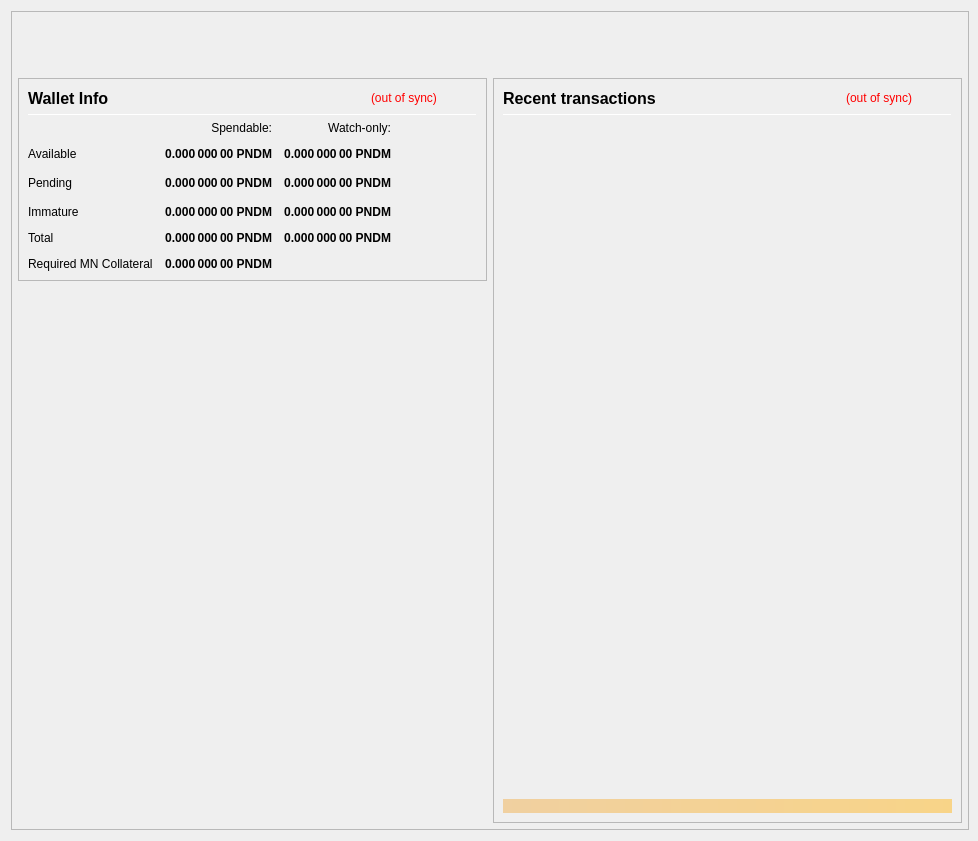
<?xml version="1.0" encoding="UTF-8"?>
<ui version="4.0">
 <class>OverviewPage</class>
 <widget class="QWidget" name="OverviewPage">
  <property name="geometry">
   <rect>
    <x>0</x>
    <y>0</y>
    <width>978</width>
    <height>841</height>
   </rect>
  </property>
  <property name="minimumSize">
   <size>
    <width>960</width>
    <height>682</height>
   </size>
  </property>
  <property name="font">
   <font>
    <weight>50</weight>
    <bold>false</bold>
   </font>
  </property>
  <property name="windowTitle">
   <string>Form</string>
  </property>
  <layout class="QVBoxLayout" name="topLayout" stretch="0">
   <property name="rightMargin">
    <number>9</number>
   </property>
   <item>
    <widget class="QFrame" name="frame_BG">
     <property name="minimumSize">
      <size>
       <width>850</width>
       <height>610</height>
      </size>
     </property>
     <property name="maximumSize">
      <size>
       <width>16777215</width>
       <height>16777215</height>
      </size>
     </property>
     <property name="frameShape">
      <enum>QFrame::StyledPanel</enum>
     </property>
     <property name="frameShadow">
      <enum>QFrame::Raised</enum>
     </property>
     <layout class="QVBoxLayout" name="verticalLayout_3" stretch="0">
      <property name="leftMargin">
       <number>0</number>
      </property>
      <property name="topMargin">
       <number>0</number>
      </property>
      <property name="rightMargin">
       <number>0</number>
      </property>
      <property name="bottomMargin">
       <number>6</number>
      </property>
      <item>
       <layout class="QVBoxLayout" name="verticalLayout_Master" stretch="0,1">
        <property name="leftMargin">
         <number>0</number>
        </property>
        <property name="topMargin">
         <number>0</number>
        </property>
        <property name="rightMargin">
         <number>0</number>
        </property>
        <property name="bottomMargin">
         <number>0</number>
        </property>
        <item>
         <widget class="QFrame" name="frame_Header">
          <layout class="QVBoxLayout" name="verticalLayout_Header" stretch="0">
           <property name="leftMargin">
            <number>0</number>
           </property>
           <property name="topMargin">
            <number>0</number>
           </property>
           <property name="rightMargin">
            <number>0</number>
           </property>
           <property name="bottomMargin">
            <number>0</number>
           </property>
           <item>
            <layout class="QHBoxLayout" name="horizontalLayout_Header" stretch="1,0">
             <property name="spacing">
              <number>6</number>
             </property>
             <item>
              <widget class="QLabel" name="labelOverviewHeaderRight">
               <property name="minimumSize">
                <size>
                 <width>464</width>
                 <height>60</height>
                </size>
               </property>
               <property name="maximumSize">
                <size>
                 <width>16777215</width>
                 <height>60</height>
                </size>
               </property>
               <property name="font">
                <font>
                 <pointsize>14</pointsize>
                </font>
               </property>
               <property name="text">
                <string/>
               </property>
               <property name="alignment">
                <set>Qt::AlignRight|Qt::AlignTrailing|Qt::AlignVCenter</set>
               </property>
              </widget>
             </item>
            </layout>
           </item>
          </layout>
         </widget>
        </item>
        <item>
         <widget class="QFrame" name="frame_Content">
          <layout class="QVBoxLayout" name="verticalLayout_Content">
           <property name="leftMargin">
            <number>6</number>
           </property>
           <property name="topMargin">
            <number>0</number>
           </property>
           <property name="rightMargin">
            <number>6</number>
           </property>
           <property name="bottomMargin">
            <number>0</number>
           </property>
           <item>
            <layout class="QHBoxLayout" name="horizontalLayout_Content" stretch="1,1">
             <property name="spacing">
              <number>6</number>
             </property>
             <item>
              <layout class="QVBoxLayout" name="verticalLayout_left" stretch="0,0">
               <item>
                <widget class="QFrame" name="frameBalances">
                 <property name="frameShape">
                  <enum>QFrame::StyledPanel</enum>
                 </property>
                 <property name="frameShadow">
                  <enum>QFrame::Raised</enum>
                 </property>
                 <layout class="QVBoxLayout" name="verticalLayout_4">
                  <item>
                   <layout class="QHBoxLayout" name="hlBalancesHeader" stretch="2,0,0">
                    <property name="spacing">
                     <number>6</number>
                    </property>
                    <item>
                     <widget class="QLabel" name="labelBalances">
                      <property name="minimumSize">
                       <size>
                        <width>0</width>
                        <height>0</height>
                       </size>
                      </property>
                      <property name="font">
                       <font>
                        <pointsize>12</pointsize>
                        <weight>75</weight>
                        <bold>true</bold>
                       </font>
                      </property>
                      <property name="text">
                       <string>Wallet Info</string>
                      </property>
                     </widget>
                    </item>
                    <item>
                     <widget class="QLabel" name="labelWalletStatus">
                      <property name="cursor">
                       <cursorShape>WhatsThisCursor</cursorShape>
                      </property>
                      <property name="toolTip">
                       <string>The displayed information may be out of date. Your wallet automatically synchronizes with the Pandemia network after a connection is established, but this process has not completed yet.</string>
                      </property>
                      <property name="styleSheet">
                       <string notr="true">QLabel { color: red; }</string>
                      </property>
                      <property name="text">
                       <string notr="true">(out of sync)</string>
                      </property>
                      <property name="alignment">
                       <set>Qt::AlignLeading|Qt::AlignLeft|Qt::AlignVCenter</set>
                      </property>
                     </widget>
                    </item>
                    <item>
                     <spacer name="hsBalancesHeader">
                      <property name="orientation">
                       <enum>Qt::Horizontal</enum>
                      </property>
                      <property name="sizeHint" stdset="0">
                       <size>
                        <width>40</width>
                        <height>20</height>
                       </size>
                      </property>
                     </spacer>
                    </item>
                   </layout>
                  </item>
                  <item>
                   <widget class="Line" name="lineBalances">
                    <property name="minimumSize">
                     <size>
                      <width>0</width>
                      <height>1</height>
                     </size>
                    </property>
                    <property name="maximumSize">
                     <size>
                      <width>16777215</width>
                      <height>1</height>
                     </size>
                    </property>
                    <property name="orientation">
                     <enum>Qt::Horizontal</enum>
                    </property>
                   </widget>
                  </item>
                  <item>
                   <layout class="QGridLayout" name="gridLayout">
                    <property name="spacing">
                     <number>12</number>
                    </property>
                    <item row="2" column="2">
                     <widget class="QLabel" name="labelWatchPending">
                      <property name="font">
                       <font>
                        <weight>75</weight>
                        <bold>true</bold>
                       </font>
                      </property>
                      <property name="cursor">
                       <cursorShape>ArrowCursor</cursorShape>
                      </property>
                      <property name="toolTip">
                       <string>Unconfirmed transactions to watch-only addresses</string>
                      </property>
                      <property name="text">
                       <string notr="true">0.000 000 00 PNDM</string>
                      </property>
                      <property name="alignment">
                       <set>Qt::AlignRight|Qt::AlignTrailing|Qt::AlignVCenter</set>
                      </property>
                      <property name="textInteractionFlags">
                       <set>Qt::NoTextInteraction</set>
                      </property>
                     </widget>
                    </item>
                    <item row="2" column="1">
                     <widget class="QLabel" name="labelUnconfirmed">
                      <property name="font">
                       <font>
                        <weight>75</weight>
                        <bold>true</bold>
                       </font>
                      </property>
                      <property name="cursor">
                       <cursorShape>ArrowCursor</cursorShape>
                      </property>
                      <property name="toolTip">
                       <string>Total of transactions that have yet to be confirmed, and do not yet count toward the spendable balance</string>
                      </property>
                      <property name="text">
                       <string notr="true">0.000 000 00 PNDM</string>
                      </property>
                      <property name="alignment">
                       <set>Qt::AlignRight|Qt::AlignTrailing|Qt::AlignVCenter</set>
                      </property>
                      <property name="textInteractionFlags">
                       <set>Qt::NoTextInteraction</set>
                      </property>
                     </widget>
                    </item>
                    <item row="3" column="2">
                     <widget class="QLabel" name="labelWatchImmature">
                      <property name="font">
                       <font>
                        <weight>75</weight>
                        <bold>true</bold>
                       </font>
                      </property>
                      <property name="cursor">
                       <cursorShape>ArrowCursor</cursorShape>
                      </property>
                      <property name="toolTip">
                       <string>Staked or masternode rewards in watch-only addresses that has not yet matured</string>
                      </property>
                      <property name="text">
                       <string notr="true">0.000 000 00 PNDM</string>
                      </property>
                      <property name="alignment">
                       <set>Qt::AlignRight|Qt::AlignTrailing|Qt::AlignVCenter</set>
                      </property>
                      <property name="textInteractionFlags">
                       <set>Qt::NoTextInteraction</set>
                      </property>
                     </widget>
                    </item>
                    <item row="7" column="0">
                     <widget class="QLabel" name="labelTotalText2">
                      <property name="text">
                       <string>Required MN Collateral</string>
                      </property>
                     </widget>
                    </item>
                    <item row="4" column="0">
                     <widget class="QLabel" name="labelTotalText">
                      <property name="text">
                       <string>Total</string>
                      </property>
                      <property name="textInteractionFlags">
                       <set>Qt::NoTextInteraction</set>
                      </property>
                     </widget>
                    </item>
                    <item row="3" column="1">
                     <widget class="QLabel" name="labelImmature">
                      <property name="font">
                       <font>
                        <weight>75</weight>
                        <bold>true</bold>
                       </font>
                      </property>
                      <property name="cursor">
                       <cursorShape>ArrowCursor</cursorShape>
                      </property>
                      <property name="toolTip">
                       <string>Staked or masternode rewards that has not yet matured</string>
                      </property>
                      <property name="text">
                       <string notr="true">0.000 000 00 PNDM</string>
                      </property>
                      <property name="alignment">
                       <set>Qt::AlignRight|Qt::AlignTrailing|Qt::AlignVCenter</set>
                      </property>
                      <property name="textInteractionFlags">
                       <set>Qt::NoTextInteraction</set>
                      </property>
                     </widget>
                    </item>
                    <item row="2" column="3">
                     <spacer name="hsBalances">
                      <property name="orientation">
                       <enum>Qt::Horizontal</enum>
                      </property>
                      <property name="sizeHint" stdset="0">
                       <size>
                        <width>40</width>
                        <height>20</height>
                       </size>
                      </property>
                     </spacer>
                    </item>
                    <item row="3" column="0">
                     <widget class="QLabel" name="labelImmatureText">
                      <property name="text">
                       <string>Immature</string>
                      </property>
                      <property name="textInteractionFlags">
                       <set>Qt::NoTextInteraction</set>
                      </property>
                     </widget>
                    </item>
                    <item row="4" column="1">
                     <widget class="QLabel" name="labelTotal">
                      <property name="font">
                       <font>
                        <weight>75</weight>
                        <bold>true</bold>
                       </font>
                      </property>
                      <property name="cursor">
                       <cursorShape>ArrowCursor</cursorShape>
                      </property>
                      <property name="toolTip">
                       <string>Your current total balance</string>
                      </property>
                      <property name="text">
                       <string notr="true">0.000 000 00 PNDM</string>
                      </property>
                      <property name="alignment">
                       <set>Qt::AlignRight|Qt::AlignTrailing|Qt::AlignVCenter</set>
                      </property>
                      <property name="textInteractionFlags">
                       <set>Qt::NoTextInteraction</set>
                      </property>
                     </widget>
                    </item>
                    <item row="7" column="1">
                     <widget class="QLabel" name="labelTotal2">
                      <property name="font">
                       <font>
                        <weight>75</weight>
                        <bold>true</bold>
                       </font>
                      </property>
                      <property name="cursor">
                       <cursorShape>ArrowCursor</cursorShape>
                      </property>
                      <property name="toolTip">
                       <string>Your current total balance</string>
                      </property>
                      <property name="text">
                       <string notr="true">0.000 000 00 PNDM</string>
                      </property>
                      <property name="alignment">
                       <set>Qt::AlignRight|Qt::AlignTrailing|Qt::AlignVCenter</set>
                      </property>
                      <property name="textInteractionFlags">
                       <set>Qt::NoTextInteraction</set>
                      </property>
                     </widget>
                    </item>
                    <item row="4" column="2">
                     <widget class="QLabel" name="labelWatchTotal">
                      <property name="font">
                       <font>
                        <weight>75</weight>
                        <bold>true</bold>
                       </font>
                      </property>
                      <property name="cursor">
                       <cursorShape>ArrowCursor</cursorShape>
                      </property>
                      <property name="toolTip">
                       <string>Current total balance in watch-only addresses</string>
                      </property>
                      <property name="text">
                       <string notr="true">0.000 000 00 PNDM</string>
                      </property>
                      <property name="alignment">
                       <set>Qt::AlignRight|Qt::AlignTrailing|Qt::AlignVCenter</set>
                      </property>
                      <property name="textInteractionFlags">
                       <set>Qt::NoTextInteraction</set>
                      </property>
                     </widget>
                    </item>
                    <item row="0" column="2">
                     <widget class="QLabel" name="labelWatchonly">
                      <property name="text">
                       <string>Watch-only:</string>
                      </property>
                      <property name="alignment">
                       <set>Qt::AlignRight|Qt::AlignTrailing|Qt::AlignVCenter</set>
                      </property>
                     </widget>
                    </item>
                    <item row="1" column="0">
                     <widget class="QLabel" name="labelBalanceText">
                      <property name="text">
                       <string>Available</string>
                      </property>
                      <property name="textInteractionFlags">
                       <set>Qt::NoTextInteraction</set>
                      </property>
                     </widget>
                    </item>
                    <item row="1" column="1">
                     <widget class="QLabel" name="labelBalance">
                      <property name="font">
                       <font>
                        <weight>75</weight>
                        <bold>true</bold>
                       </font>
                      </property>
                      <property name="cursor">
                       <cursorShape>ArrowCursor</cursorShape>
                      </property>
                      <property name="toolTip">
                       <string>Your current spendable balance</string>
                      </property>
                      <property name="text">
                       <string notr="true">0.000 000 00 PNDM</string>
                      </property>
                      <property name="alignment">
                       <set>Qt::AlignRight|Qt::AlignTrailing|Qt::AlignVCenter</set>
                      </property>
                      <property name="textInteractionFlags">
                       <set>Qt::NoTextInteraction</set>
                      </property>
                     </widget>
                    </item>
                    <item row="1" column="2">
                     <widget class="QLabel" name="labelWatchAvailable">
                      <property name="font">
                       <font>
                        <weight>75</weight>
                        <bold>true</bold>
                       </font>
                      </property>
                      <property name="cursor">
                       <cursorShape>ArrowCursor</cursorShape>
                      </property>
                      <property name="toolTip">
                       <string>Your current balance in watch-only addresses</string>
                      </property>
                      <property name="text">
                       <string notr="true">0.000 000 00 PNDM</string>
                      </property>
                      <property name="alignment">
                       <set>Qt::AlignRight|Qt::AlignTrailing|Qt::AlignVCenter</set>
                      </property>
                      <property name="textInteractionFlags">
                       <set>Qt::NoTextInteraction</set>
                      </property>
                     </widget>
                    </item>
                    <item row="2" column="0">
                     <widget class="QLabel" name="labelPendingText">
                      <property name="text">
                       <string>Pending</string>
                      </property>
                      <property name="textInteractionFlags">
                       <set>Qt::NoTextInteraction</set>
                      </property>
                     </widget>
                    </item>
                    <item row="0" column="1">
                     <widget class="QLabel" name="labelSpendable">
                      <property name="text">
                       <string>Spendable:</string>
                      </property>
                      <property name="alignment">
                       <set>Qt::AlignRight|Qt::AlignTrailing|Qt::AlignVCenter</set>
                      </property>
                     </widget>
                    </item>
                   </layout>
                  </item>
                 </layout>
                </widget>
               </item>
               <item>
                <spacer name="verticalSpacer">
                 <property name="orientation">
                  <enum>Qt::Vertical</enum>
                 </property>
                 <property name="sizeHint" stdset="0">
                  <size>
                   <width>20</width>
                   <height>40</height>
                  </size>
                 </property>
                </spacer>
               </item>
              </layout>
             </item>
             <item>
              <layout class="QVBoxLayout" name="verticalLayout_right" stretch="1">
               <item>
                <widget class="QFrame" name="frame_RecentTransactions">
                 <property name="minimumSize">
                  <size>
                   <width>0</width>
                   <height>0</height>
                  </size>
                 </property>
                 <property name="frameShape">
                  <enum>QFrame::StyledPanel</enum>
                 </property>
                 <property name="frameShadow">
                  <enum>QFrame::Raised</enum>
                 </property>
                 <layout class="QVBoxLayout" name="verticalLayout_1" stretch="0,0,0,0,0">
                  <item>
                   <layout class="QHBoxLayout" name="horizontalLayout_2" stretch="2,0,0">
                    <property name="spacing">
                     <number>3</number>
                    </property>
                    <item>
                     <widget class="QLabel" name="label_4">
                      <property name="minimumSize">
                       <size>
                        <width>0</width>
                        <height>20</height>
                       </size>
                      </property>
                      <property name="font">
                       <font>
                        <pointsize>12</pointsize>
                        <weight>75</weight>
                        <bold>true</bold>
                       </font>
                      </property>
                      <property name="text">
                       <string>Recent transactions</string>
                      </property>
                     </widget>
                    </item>
                    <item>
                     <widget class="QLabel" name="labelTransactionsStatus">
                      <property name="cursor">
                       <cursorShape>WhatsThisCursor</cursorShape>
                      </property>
                      <property name="toolTip">
                       <string>The displayed information may be out of date. Your wallet automatically synchronizes with the Pandemia network after a connection is established, but this process has not completed yet.</string>
                      </property>
                      <property name="styleSheet">
                       <string notr="true">QLabel { color: red; }</string>
                      </property>
                      <property name="text">
                       <string notr="true">(out of sync)</string>
                      </property>
                      <property name="alignment">
                       <set>Qt::AlignRight|Qt::AlignTrailing|Qt::AlignVCenter</set>
                      </property>
                     </widget>
                    </item>
                    <item>
                     <spacer name="horizontalSpacer">
                      <property name="orientation">
                       <enum>Qt::Horizontal</enum>
                      </property>
                      <property name="sizeHint" stdset="0">
                       <size>
                        <width>40</width>
                        <height>20</height>
                       </size>
                      </property>
                     </spacer>
                    </item>
                   </layout>
                  </item>
                  <item>
                   <widget class="Line" name="line">
                    <property name="minimumSize">
                     <size>
                      <width>0</width>
                      <height>1</height>
                     </size>
                    </property>
                    <property name="maximumSize">
                     <size>
                      <width>16777215</width>
                      <height>1</height>
                     </size>
                    </property>
                    <property name="orientation">
                     <enum>Qt::Horizontal</enum>
                    </property>
                   </widget>
                  </item>
                  <item>
                   <widget class="QListView" name="listTransactions">
                    <property name="minimumSize">
                     <size>
                      <width>0</width>
                      <height>0</height>
                     </size>
                    </property>
                    <property name="styleSheet">
                     <string notr="true">QListView { background: transparent; }</string>
                    </property>
                    <property name="frameShape">
                     <enum>QFrame::NoFrame</enum>
                    </property>
                    <property name="verticalScrollBarPolicy">
                     <enum>Qt::ScrollBarAlwaysOff</enum>
                    </property>
                    <property name="horizontalScrollBarPolicy">
                     <enum>Qt::ScrollBarAlwaysOff</enum>
                    </property>
                    <property name="selectionMode">
                     <enum>QAbstractItemView::NoSelection</enum>
                    </property>
                   </widget>
                  </item>
                  <item>
                   <spacer name="verticalSpacer_2">
                    <property name="orientation">
                     <enum>Qt::Vertical</enum>
                    </property>
                    <property name="sizeType">
                     <enum>QSizePolicy::Expanding</enum>
                    </property>
                    <property name="sizeHint" stdset="0">
                     <size>
                      <width>20</width>
                      <height>40</height>
                     </size>
                    </property>
                   </spacer>
                  </item>
                  <item>
                   <widget class="QLabel" name="labelAlerts">
                    <property name="maximumSize">
                     <size>
                      <width>16777215</width>
                      <height>16777215</height>
                     </size>
                    </property>
                    <property name="styleSheet">
                     <string notr="true">background-color: qlineargradient(x1: 0, y1: 0, x2: 1, y2: 0, stop:0 #F0D0A0, stop:1 #F8D488); color:#000000;</string>
                    </property>
                    <property name="text">
                     <string/>
                    </property>
                    <property name="wordWrap">
                     <bool>true</bool>
                    </property>
                    <property name="margin">
                     <number>3</number>
                    </property>
                   </widget>
                  </item>
                 </layout>
                </widget>
               </item>
              </layout>
             </item>
            </layout>
           </item>
          </layout>
         </widget>
        </item>
       </layout>
      </item>
     </layout>
    </widget>
   </item>
  </layout>
 </widget>
 <resources/>
 <connections/>
</ui>
